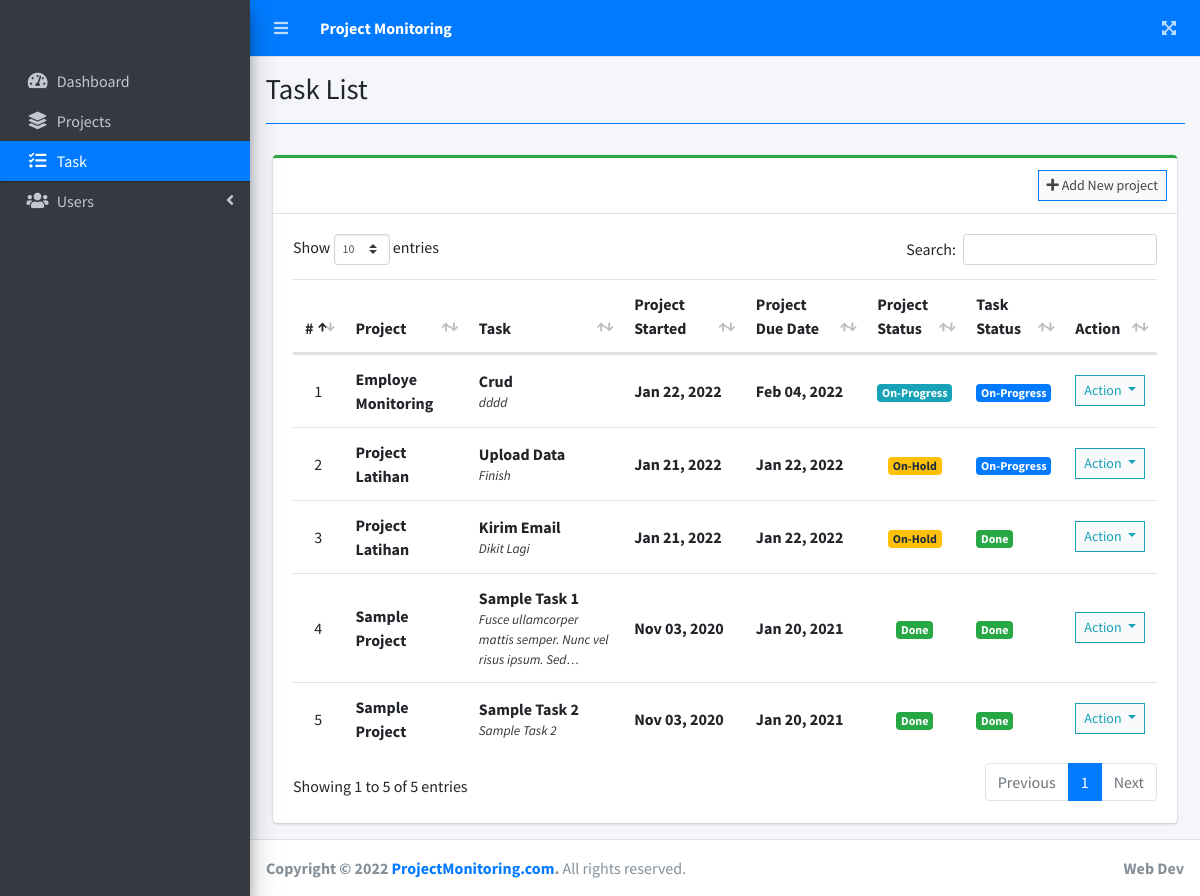
The app's page /index.php?page=task_list (signed in) with its own data.
### tables this page shows
CREATE TABLE `task_list` (
  `id` int(30) NOT NULL,
  `project_id` int(30) NOT NULL,
  `task` varchar(200) NOT NULL,
  `description` text NOT NULL,
  `status` tinyint(4) NOT NULL,
  `date_created` datetime NOT NULL DEFAULT current_timestamp()
);

CREATE TABLE `project_list` (
  `id` int(30) NOT NULL,
  `name` varchar(200) NOT NULL,
  `client` varchar(255) NOT NULL,
  `description` text NOT NULL,
  `status` tinyint(2) NOT NULL,
  `start_date` date NOT NULL,
  `end_date` date NOT NULL,
  `manager_id` int(30) NOT NULL,
  `user_ids` text NOT NULL,
  `date_created` datetime NOT NULL DEFAULT current_timestamp()
);

### task_list.php (the view, shortened to what this page needs)
<?php include'db_connect.php' ?>
<div class="col-lg-12">
	<div class="card card-outline card-success">
		<div class="card-header">
			<div class="card-tools">
				<a class="btn btn-block btn-sm btn-default btn-flat border-primary" href="./index.php?page=new_project"><i class="fa fa-plus"></i> Add New project</a>
			</div>
		</div>
		<div class="card-body">
			<table class="table tabe-hover table-condensed" id="list">
				<colgroup>
					<col width="5%">
					<col width="15%">
					<col width="20%">
					<col width="15%">
					<col width="15%">
					<col width="10%">
					<col width="10%">
					<col width="10%">
				</colgroup>
				<thead>
					<tr>
						<th class="text-center">#</th>
						<th>Project</th>
						<th>Task</th>
						<th>Project Started</th>
						<th>Project Due Date</th>
						<th>Project Status</th>
						<th>Task Status</th>
						<th>Action</th>
					</tr>
				</thead>
				<tbody>
					<?php
					$i = 1;
					$where = "";
					$stat = array("Pending","Started","On-Progress","On-Hold","Over Due","Done");
					$qry = $conn->query("SELECT t.*,p.name as pname,p.start_date,p.status as pstatus, p.end_date,p.id as pid FROM task_list t inner join project_list p on p.id = t.project_id $where order by p.name asc");
					while($row= $qry->fetch_assoc()):
						$trans = get_html_translation_table(HTML_ENTITIES,ENT_QUOTES);
						unset($trans["\""], $trans["<"], $trans[">"], $trans["<h2"]);
						$desc = strtr(html_entity_decode($row['description']),$trans);
						$desc=str_replace(array("<li>","</li>"), array("",", "), $desc);
		                $cprog = $conn->query("SELECT * FROM task_list where project_id = {$row['pid']} and status = 3")->num_rows;
		                $prod = $conn->query("SELECT * FROM user_productivity where project_id = {$row['pid']}")->num_rows;
		                if($row['pstatus'] == 0 && strtotime(date('Y-m-d')) >= strtotime($row['start_date'])):
		                if($prod  > 0  || $cprog > 0)
		                  $row['pstatus'] = 2;
		                else
		                  $row['pstatus'] = 1;
		                elseif($row['pstatus'] == 0 && strtotime(date('Y-m-d')) > strtotime($row['end_date'])):
		                $row['pstatus'] = 4;
		                endif;
					?>
					<tr>
						<td class="text-center"><?php echo $i++ ?></td>
						<td>
							<p><b><?php echo ucwords($row['pname']) ?></b></p>
						</td>
						<td>
							<p><b><?php echo ucwords($row['task']) ?></b></p>
							<p class="truncate"><?php echo strip_tags($desc) ?></p>
						</td>
						<td><b><?php echo date("M d, Y",strtotime($row['start_date'])) ?></b></td>
						<td><b><?php echo date("M d, Y",strtotime($row['end_date'])) ?></b></td>
						<td class="text-center">
							<?php
							  if($stat[$row['pstatus']] =='Pending'){
							  	echo "<span class='badge badge-secondary'>{$stat[$row['pstatus']]}</span>";
							  }elseif($stat[$row['pstatus']] =='Started'){
							  	echo "<span class='badge badge-primary'>{$stat[$row['pstatus']]}</span>";
							  }elseif($stat[$row['pstatus']] =='On-Progress'){
							  	echo "<span class='badge badge-info'>{$stat[$row['pstatus']]}</span>";
							  }elseif($stat[$row['pstatus']] =='On-Hold'){
							  	echo "<span class='badge badge-warning'>{$stat[$row['pstatus']]}</span>";
							  }elseif($stat[$row['pstatus']] =='Over Due'){
							  	echo "<span class='badge badge-danger'>{$stat[$row['pstatus']]}</span>";
							  }elseif($stat[$row['pstatus']] =='Done'){
							  	echo "<span class='badge badge-success'>{$stat[$row['pstatus']]}</span>";
							  }
							?>
						</td>
						<td>
                        	<?php
                        	if($row['status'] == 1){
						  		echo "<span class='badge badge-secondary'>Pending</span>";
                        	}elseif($row['status'] == 2){
						  		echo "<span class='badge badge-primary'>On-Progress</span>";
                        	}elseif($row['status'] == 3){
						  		echo "<span class='badge badge-success'>Done</span>";
                        	}
                        	?>
                        </td>
						<td class="text-center">
							<button type="button" class="btn btn-default btn-sm btn-flat border-info wave-effect text-info dropdown-toggle" data-toggle="dropdown" aria-expanded="true">
		                      Action
		                    </button>
						</td>
					</tr>
				<?php endwhile; ?>
				</tbody>
			</table>
		</div>
	</div>
</div>

### task_list.php (style rules this page uses)
table p { margin: unset !important; }
table td { vertical-align: middle !important }

### records on screen
task_list: project_list.name "Employe Monitoring", task "Crud", description "dddd", project_list.start_date "Jan 22, 2022", project_list.end_date "Feb 04, 2022", status "On-Progress"
task_list: project_list.name "Project Latihan", task "Upload Data", description "Finish", project_list.start_date "Jan 21, 2022", project_list.end_date "Jan 22, 2022", project_list.status "On-Hold", status "On-Progress"
task_list: project_list.name "Project Latihan", task "Kirim Email", description "Dikit Lagi", project_list.start_date "Jan 21, 2022", project_list.end_date "Jan 22, 2022", project_list.status "On-Hold", status "Done"
task_list: project_list.name "Sample Project", task "Sample Task 1", description "Fusce ullamcorper mattis semper. Nunc vel risus ipsum.…", project_list.start_date "Nov 03, 2020", project_list.end_date "Jan 20, 2021", project_list.status "Done", status "Done"
task_list: project_list.name "Sample Project", task "Sample Task 2", description "Sample Task 2", project_list.start_date "Nov 03, 2020", project_list.end_date "Jan 20, 2021", project_list.status "Done", status "Done"

### other values on screen
$title "Task List"
